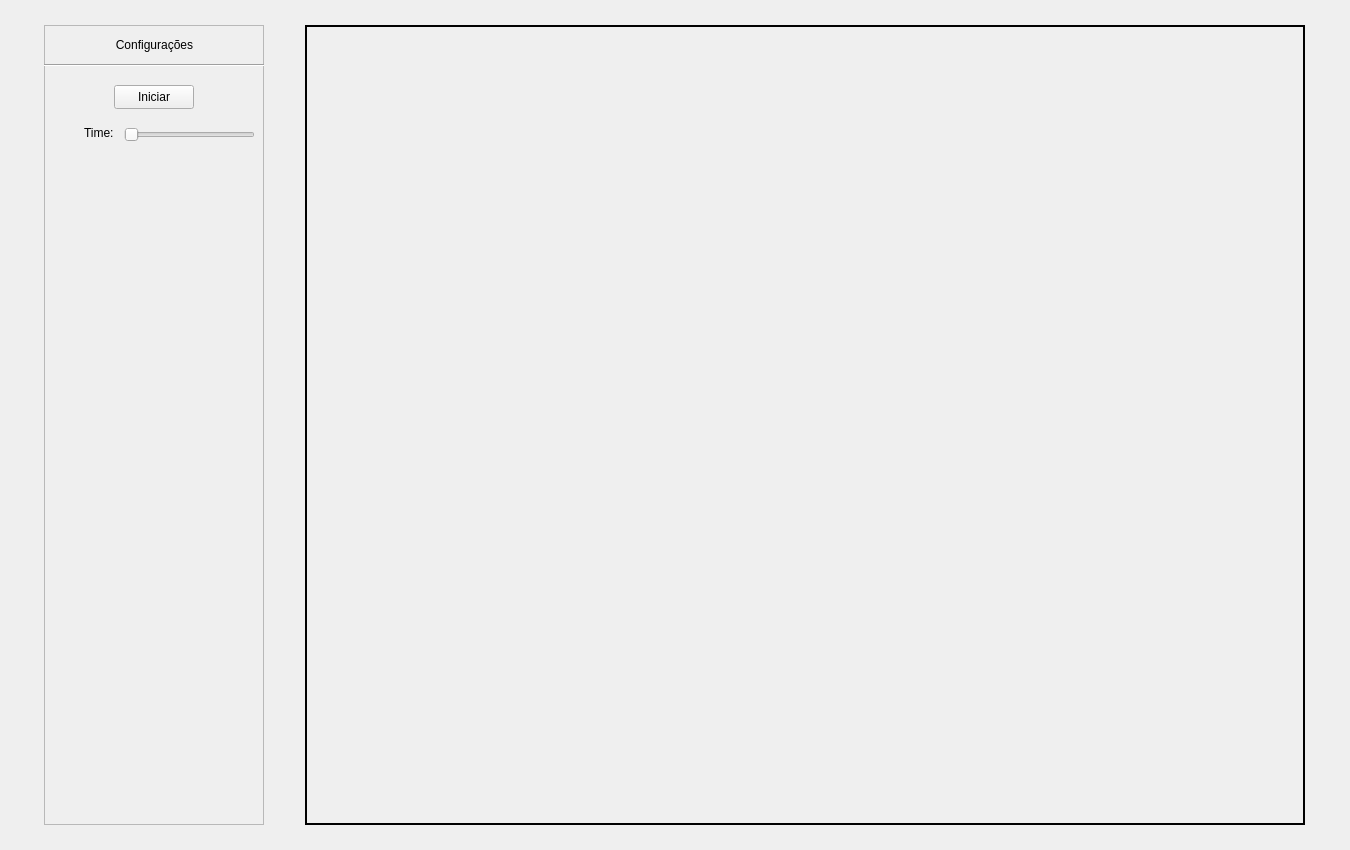
<?xml version="1.0" encoding="UTF-8"?>
<ui version="4.0">
 <class>MainWindow</class>
 <widget class="QMainWindow" name="MainWindow">
  <property name="geometry">
   <rect>
    <x>0</x>
    <y>0</y>
    <width>1350</width>
    <height>850</height>
   </rect>
  </property>
  <property name="minimumSize">
   <size>
    <width>1350</width>
    <height>850</height>
   </size>
  </property>
  <property name="maximumSize">
   <size>
    <width>1350</width>
    <height>850</height>
   </size>
  </property>
  <property name="windowTitle">
   <string>Jogo da vida de conway sem threads</string>
  </property>
  <widget class="QWidget" name="centralwidget">
   <property name="enabled">
    <bool>true</bool>
   </property>
   <property name="minimumSize">
    <size>
     <width>970</width>
     <height>650</height>
    </size>
   </property>
   <layout class="QGridLayout" name="gridLayout">
    <item row="0" column="1">
     <widget class="QFrame" name="Area_Jogo">
      <property name="sizePolicy">
       <sizepolicy hsizetype="Minimum" vsizetype="Minimum">
        <horstretch>0</horstretch>
        <verstretch>0</verstretch>
       </sizepolicy>
      </property>
      <property name="minimumSize">
       <size>
        <width>1000</width>
        <height>800</height>
       </size>
      </property>
      <property name="maximumSize">
       <size>
        <width>1000</width>
        <height>800</height>
       </size>
      </property>
      <property name="styleSheet">
       <string notr="true">border-color: rgb(0, 0, 0);
</string>
      </property>
      <property name="frameShape">
       <enum>QFrame::Shape::Box</enum>
      </property>
      <property name="frameShadow">
       <enum>QFrame::Shadow::Plain</enum>
      </property>
      <property name="lineWidth">
       <number>2</number>
      </property>
     </widget>
    </item>
    <item row="0" column="0">
     <widget class="QFrame" name="frame_2">
      <property name="maximumSize">
       <size>
        <width>220</width>
        <height>16777215</height>
       </size>
      </property>
      <property name="frameShape">
       <enum>QFrame::Shape::StyledPanel</enum>
      </property>
      <property name="frameShadow">
       <enum>QFrame::Shadow::Raised</enum>
      </property>
      <widget class="QLabel" name="label">
       <property name="geometry">
        <rect>
         <x>10</x>
         <y>10</y>
         <width>201</width>
         <height>20</height>
        </rect>
       </property>
       <property name="sizePolicy">
        <sizepolicy hsizetype="Preferred" vsizetype="Preferred">
         <horstretch>0</horstretch>
         <verstretch>0</verstretch>
        </sizepolicy>
       </property>
       <property name="minimumSize">
        <size>
         <width>201</width>
         <height>20</height>
        </size>
       </property>
       <property name="maximumSize">
        <size>
         <width>201</width>
         <height>20</height>
        </size>
       </property>
       <property name="text">
        <string>Configurações</string>
       </property>
       <property name="alignment">
        <set>Qt::AlignmentFlag::AlignCenter</set>
       </property>
      </widget>
      <widget class="Line" name="line">
       <property name="geometry">
        <rect>
         <x>0</x>
         <y>30</y>
         <width>221</width>
         <height>20</height>
        </rect>
       </property>
       <property name="orientation">
        <enum>Qt::Orientation::Horizontal</enum>
       </property>
      </widget>
      <widget class="QPushButton" name="pushButton">
       <property name="geometry">
        <rect>
         <x>70</x>
         <y>60</y>
         <width>80</width>
         <height>24</height>
        </rect>
       </property>
       <property name="text">
        <string>Iniciar</string>
       </property>
      </widget>
      <widget class="QSlider" name="horizontalSlider">
       <property name="geometry">
        <rect>
         <x>80</x>
         <y>100</y>
         <width>131</width>
         <height>20</height>
        </rect>
       </property>
       <property name="minimum">
        <number>0</number>
       </property>
       <property name="maximum">
        <number>99</number>
       </property>
       <property name="singleStep">
        <number>1</number>
       </property>
       <property name="orientation">
        <enum>Qt::Orientation::Horizontal</enum>
       </property>
       <property name="invertedAppearance">
        <bool>false</bool>
       </property>
      </widget>
      <widget class="QLabel" name="label_2">
       <property name="geometry">
        <rect>
         <x>40</x>
         <y>100</y>
         <width>31</width>
         <height>16</height>
        </rect>
       </property>
       <property name="text">
        <string>Time:</string>
       </property>
      </widget>
     </widget>
    </item>
   </layout>
  </widget>
 </widget>
 <resources/>
 <connections/>
</ui>
